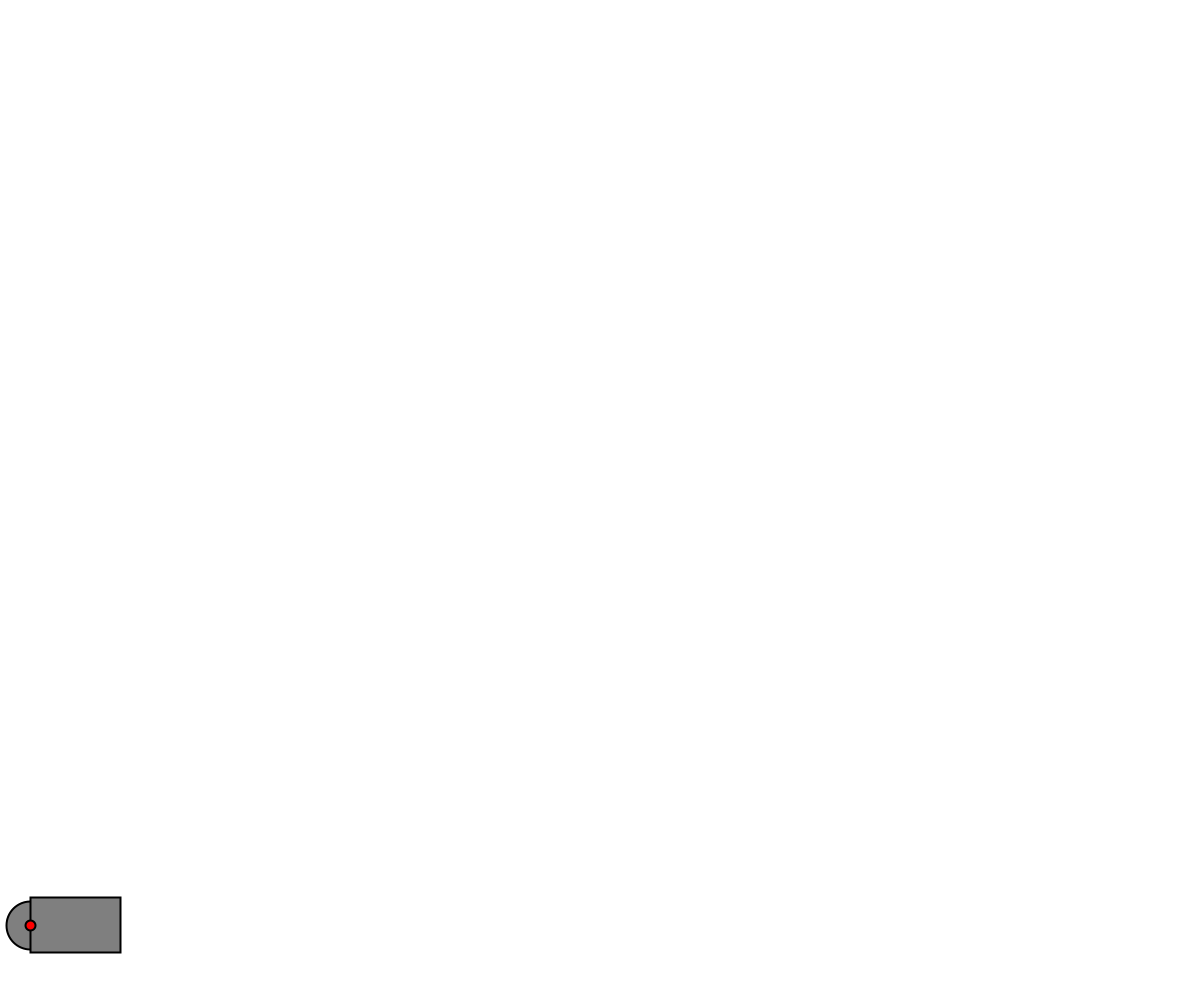
Frame 1 (no input)
Frame 60 (the mouse pressed at the canvas centre just before this capture): identical to frame 1, image omitted
Frame 120 (the mouse held since frame 60 and released just before this capture): identical to frame 1, image omitted

The Processing sketch that drew this single still picture (run headless with seeded random() and noise(); from frame 60 on, the mouse is pressed at the canvas centre):

// Processing sketch: Lab6_3
// ── Lab6_3.pde
Mover m;
Cannon c;
boolean fire = true;
boolean gravityReady = false;
PVector force;
void setup() {
  size(1200, 1000);
  smooth();
  m = new Mover(); 
  c= new Cannon();
}

void draw() {
  background(255);

  PVector gravity = new PVector(0, 0.1);

  if (gravityReady == true)
  {
    m.applyForce(gravity);
  }
  
  // c.display();
   m.update();
   //c.display();
  
   
   m.display();
   c.display();
}

void keyPressed()
{
  if (key == 32)
  {
    if (fire == true)
    {
      applyForce();
      fire = false; 
      gravityReady = true;
    }
    //c.angle +=0.1;
  }
 
  if(key == CODED)
  {
     if (keyCode == RIGHT)
     {
        if (c.degrees <0 && c.degrees >= -90)
        {
          c.degrees++;
        }
        
        c.radians = (c.degrees * (3.14159265359 / 180));
        // c.angle -=0.1;
     }
      if (keyCode == LEFT)
     {
        if (c.degrees <=0 && c.degrees > -90)
        {
          c.degrees--;
        }
        print(c.radians);
        c.radians = (c.degrees * (3.14159265359 / 180));
        
         //c.angle +=0.1;
     }
    
  }

 
}
void applyForce()
{

  force = new PVector(5, -5);

  m.applyForce(force);
}
// ── Cannon.pde
class Cannon{
  
  PVector location;
  PVector redLocation;
  Float m_width;
  Float m_height;
  Float radians = 0f;
  float degrees = 0f;
  Cannon() {
    location = new PVector(0,0);
    //redLocation = new PVector(30,952.5);
    m_width = 90f;
    m_height = 55f;
   
  }
  
   void display() {
    stroke(0);
    strokeWeight(2);
    fill(127);
    
    translate(30,925);
    
    rotate(radians);
    
    rect(0,-m_height / 2,m_width,m_height);
    
    fill(255,0,0);
    ellipse(location.x ,location.y, 10,10);
   
    
  }
  
 

}
// ── Mover.pde
class Mover {

  PVector location;
  PVector velocity;
  PVector initialVelocity;
  PVector acceleration;
  float mass;
  float radius;
  float diameter;

  Mover() {
    location = new PVector(30,925);
    velocity = new PVector(0,0);
    initialVelocity = new PVector(0,0);
    acceleration = new PVector(0,0);
    mass = 1;
    diameter = 48;
    radius = diameter / 2;
  }
  
  void applyForce(PVector force) {
    PVector f = PVector.div(force,mass);
    acceleration.add(f);
  }
  
  void update() {
    velocity.add(acceleration);
    location.add(velocity);
    acceleration.mult(0);
    checkEdges();
  }

  void display() {
    stroke(0);
    strokeWeight(2);
    fill(127);
    ellipse(location.x,location.y,diameter,diameter);
  }

  void checkEdges() {

    // Bounce off edges
  if (location.x > width - radius) 
  {
      location.x = width - radius;
      velocity.x = velocity.x * -1;
  }
  else if (location.x < 0 + radius)
  {
    location.x = radius;
    velocity.x = velocity.x * -1;
  }
    
    
  if ((location.y > height - radius) || (location.y < 0 + radius)) {
    // We're reducing velocity ever so slightly 
    // when it hits the bottom of the window
    velocity.y = velocity.y * -1; 
    location.y = height - radius ;
  }

  }

}
